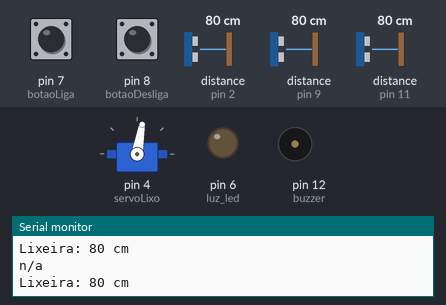
The sketch below on a simulated Arduino Uno, built with avr-gcc and run on an emulated ATmega328P. Shown: servo, output pins drawn as LEDs (lit = HIGH), buzzer (waves = sounding), the last lines printed to the serial monitor. Wiring (inferred from the names in the program): 2 × ultrasonic range finder: trigger pin 3, echo pin 2 / trigger pin 10, echo pin 9. The inputs (shaded band) are chosen by the test bench; at power-on: pin 7 (botaoLiga) HIGH, distance to the obstacle (sensors on pin 2, pin 9, pin 11) 80 cm, pin 8 (botaoDesliga) HIGH. The echo pulse lasts 58.3 µs per cm; pins used as bus, display or sensor lines are not drawn.

Above: at 1.2 s.
1.3 s: pin 7 (botaoLiga) pulled LOW for 1 s
At 1.48 s:
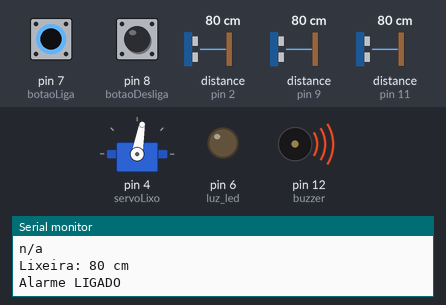
3.8 s: distance to the obstacle (sensor on pin 2) set to 24 cm
5.3 s: distance to the obstacle (sensor on pin 2) set to 19 cm
At 6.2 s:
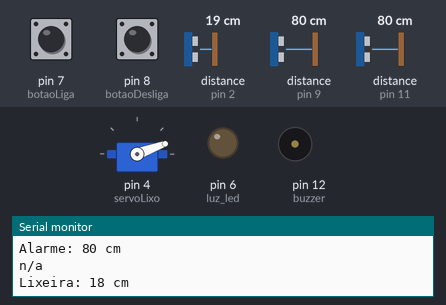
6.8 s: distance to the obstacle (sensor on pin 9) set to 11 cm
9.5 s: distance to the obstacle (sensor on pin 9) set to 8 cm
At 12.2 s:
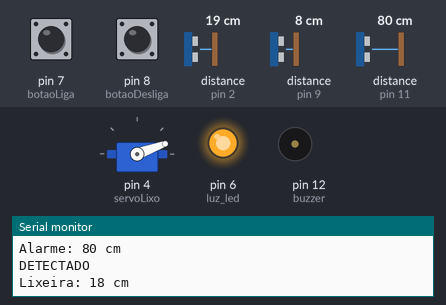
12.5 s: distance to the obstacle (sensor on pin 11) set to 53 cm
15.5 s: distance to the obstacle (sensor on pin 11) set to 47 cm
At 18.9 s:
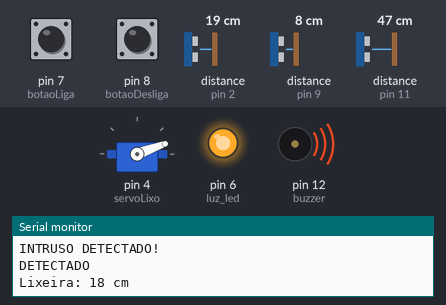
Timing chart, 0 to 36.7 s (numbered marks = the images above; inputs shaded):
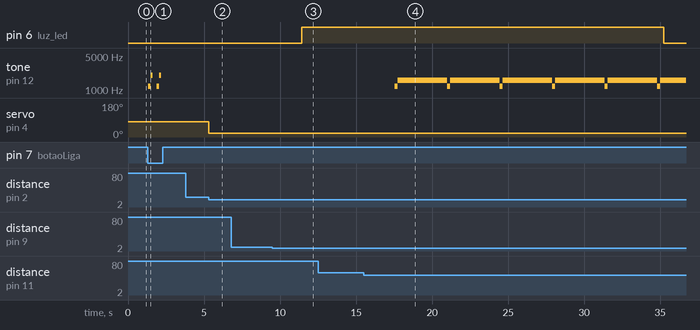

Measured:
- the behaviour switches between 22 and 21 cm on distance to the obstacle (sensor on pin 2) (found by bisection; images 1 and 2)
- the behaviour switches between 10 and 9 cm on distance to the obstacle (sensor on pin 9) (found by bisection; images 2 and 3)
- the behaviour switches between 51 and 50 cm on distance to the obstacle (sensor on pin 11) (found by bisection; images 3 and 4)
- after the input at 1.3 s, tone on pin 12 (buzzer): plays 1200 Hz for 0.15 s, 2000 Hz for 0.15 s, 1200 Hz for 0.15 s, 2000 Hz for 0.15 s, starting at once
- after the input at 5.3 s, servo on pin 4 (servoLixo): 80° → 20° at once
- after the input at 9.5 s, pin 6 (luz_led): LOW → HIGH after 1.9 s
- after the input at 15.5 s, pin 6 (luz_led): HIGH → LOW after 19.7 s instead of 17.3 s; tone on pin 12 (buzzer): alternates 1600 Hz for 3.3 s and 1200 Hz for 0.20 s, starting after 2.0 s

The sketch:

arduino1_completo.ino
```cpp
// =====================
// PROJETO LIXO
// =====================
#include <Servo.h>
Servo servoLixo;

int lixo_ECHO = 2;
int lixo_TRIG = 3;

long lixo_duracao = 0;
long lixo_distancia = 0;


// =====================
// PROJETO ALARME
// =====================
#define alarme_TRIG 13
#define alarme_ECHO 11
#define buzzer 12
#define botaoLiga 7
#define botaoDesliga 8

bool alarmeLigado = false;
bool disparado = false;

long alarme_duracao = 0;
long alarme_distancia = 0;


// =====================
// PROJETO LAMPADA
// =====================
#define luz_TRIG 10        // pino TRIG do ultrassônico
#define luz_ECHO 9        // pino ECHO do ultrassônico
#define luz_led 6          // led

int luz_tempoInicio = 0;     // Guarda o momento em que o movimento foi detectado
bool luz_luzAcesa = false;   // Variável de controle


// ====================================================
// SETUP
// ====================================================
void setup() {
  Serial.begin(9600);

  // LIXO
  pinMode(lixo_ECHO, INPUT);
  pinMode(lixo_TRIG, OUTPUT);
  servoLixo.attach(4);
  servoLixo.write(80);


  // ALARME
  pinMode(alarme_TRIG, OUTPUT);
  pinMode(alarme_ECHO, INPUT);
  pinMode(buzzer, OUTPUT);
  pinMode(botaoLiga, INPUT_PULLUP);
  pinMode(botaoDesliga, INPUT_PULLUP);

  noTone(buzzer); // garante buzzer desligado no início

  //LAMPADA
  pinMode(luz_TRIG, OUTPUT);
  pinMode(luz_ECHO, INPUT);
  pinMode(luz_led, OUTPUT);

}


// ====================================================
// LOOP PRINCIPAL
// ====================================================
void loop() {

// ====================================================
// PROJETO LIXO
// ====================================================
  digitalWrite(lixo_TRIG, LOW);
  delayMicroseconds(5);
  digitalWrite(lixo_TRIG, HIGH);
  delayMicroseconds(10);
  digitalWrite(lixo_TRIG, LOW);

  lixo_duracao = pulseIn(lixo_ECHO, HIGH, 25000);
  lixo_distancia = lixo_duracao / 58;

  Serial.print("Lixeira: ");
  Serial.print(lixo_distancia);
  Serial.println(" cm");

  if (lixo_distancia > 0 && lixo_distancia <= 20) {
    servoLixo.write(20);
    delay(3000);
  } else {
    servoLixo.write(80);
  }

  delay(50);


// ====================================================
// PROJETO ALARME
// ====================================================

  // BOTÃO LIGAR
  if (digitalRead(botaoLiga) == LOW) {
    alarmeLigado = true;
    Serial.println("Alarme LIGADO");

    tone(buzzer, 1200); delay(150);
    tone(buzzer, 2000); delay(150);
    noTone(buzzer);
    delay(200);
  }

  // BOTÃO DESLIGAR
  if (digitalRead(botaoDesliga) == LOW) {
    alarmeLigado = false;
    disparado = false;
    noTone(buzzer);

    Serial.println("Alarme DESLIGADO");

    tone(buzzer, 800); delay(150);
    tone(buzzer, 1000); delay(150);
    noTone(buzzer);
    delay(200);
  }


  // LEITURA DO ULTRASSÔNICO DO ALARME
  if (alarmeLigado) {

    digitalWrite(alarme_TRIG, LOW);
    delayMicroseconds(5);

    digitalWrite(alarme_TRIG, HIGH);
    delayMicroseconds(10);
    digitalWrite(alarme_TRIG, LOW);

    alarme_duracao = pulseIn(alarme_ECHO, HIGH, 25000);
    alarme_distancia = alarme_duracao / 58;

    Serial.print("Alarme: ");
    Serial.print(alarme_distancia);
    Serial.println(" cm");

    if (alarme_distancia > 0 && alarme_distancia <= 50) {
      disparado = true;
      Serial.println("INTRUSO DETECTADO!");
    }
  }


  // ALARME DISPARADO
  if (disparado && alarmeLigado) {
    tone(buzzer, 1200);
    delay(200);
    tone(buzzer, 1600);
    delay(200);
  } else {
    noTone(buzzer);
  }


  // ====================================================
  // PROJETO LAMPADA
  // ====================================================
  // ------- LEITURA ULTRASSÔNICO (transformando em "movimento") -------
  digitalWrite(luz_TRIG, LOW);
  delayMicroseconds(5);

  digitalWrite(luz_TRIG, HIGH);
  delayMicroseconds(10);
  digitalWrite(luz_TRIG, LOW);

  long luz_duracao = pulseIn(luz_ECHO, HIGH, 25000);  // timeout 25ms
  long luz_distancia = luz_duracao / 58;              // converte p/ cm

  bool luz_movimento = false;

  // Se a distância for válida e menor que 8 cm, consideramos "movimento"
  if (luz_distancia > 0 && luz_distancia <= 8) {
    luz_movimento = true;

  }

  // -------------------------------------------------------------------

  // Verificando "movimento" (como se fosse o PIR)
  if (luz_movimento) {
    Serial.println("DETECTADO");

    digitalWrite(luz_led, HIGH);
    luz_luzAcesa = true;

    luz_tempoInicio = millis();  // Guarda o horário que detectou movimento
  } else {
    Serial.println("n/a");
  }

  // Mantém a Luz acesa por 4 segundos (ou 150000 ms se quiser 2,5 minutos)
  if (luz_luzAcesa) {
    if (millis() - luz_tempoInicio >= 5000) {
      digitalWrite(luz_led, LOW);  // Apaga a luz após o tempo
      luz_luzAcesa = false;
      Serial.println("Luz Apagada");
    }
  }
}
```
